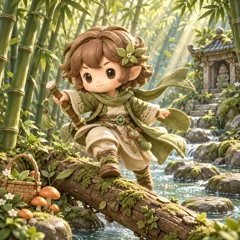
#> input picture games/picture-realm/art/03-thumb.webp, 240 x 240 px
$ python clean_ui_alpha.py ../../picture-realm/art/03-thumb.webp
#> lines starting #> are read from the running program, lines starting #| are printed output that depends on the picture; after the words box and inside, x2 and y2 are one past the last pixel; in counts of white or black regions, pixels touching at a corner belong together
from collections import deque
from pathlib import Path
import sys

import numpy as np
from PIL import Image


for raw in sys.argv[1:]:
    path = Path(raw)
    arr = np.asarray(Image.open(path).convert("RGBA")).copy()
    rgb = arr[:, :, :3].astype(np.int16)
    hi, lo = rgb.max(2), rgb.min(2)
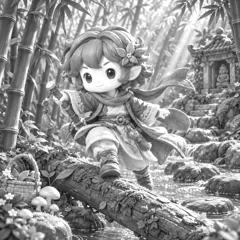
#> hi: shape (240, 240) int16; min 14, max 255, mean 145.2
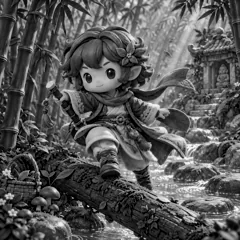
#> lo: shape (240, 240) int16; min 0, max 255, mean 86.8
    candidate = (hi >= 230) & ((hi - lo) <= 10)
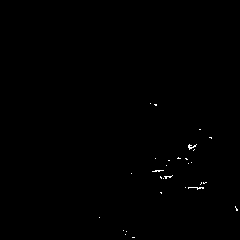
#> candidate: shape (240, 240) bool; 0.24% white in thin lines or dots, all inside (x1, y1, x2, y2) = (99, 103, 238, 238)
    h, w = candidate.shape
#> h = 240; w = 240
    outside = np.zeros((h, w), dtype=bool)
    q = deque()
    for y, x in [(0, x) for x in range(w)] + [(h - 1, x) for x in range(w)] + [(y, 0) for y in range(h)] + [(y, w - 1) for y in range(h)]:
        if candidate[y, x] and not outside[y, x]:
            outside[y, x] = True
            q.append((y, x))
#> outside: shape (240, 240) bool; every value is 0
    while q:
        y, x = q.popleft()
        for ny, nx in ((y-1,x),(y+1,x),(y,x-1),(y,x+1)):
            if 0 <= ny < h and 0 <= nx < w and candidate[ny, nx] and not outside[ny, nx]:
                outside[ny, nx] = True
                q.append((ny, nx))
#> this loop made 0 passes
    arr[outside, 3] = 0
    ys, xs = np.where(arr[:, :, 3] > 8)
    if not len(xs):
        raise RuntimeError(f"No foreground: {path}")
    pad = 14
    box = (max(0, xs.min()-pad), max(0, ys.min()-pad), min(w, xs.max()+pad+1), min(h, ys.max()+pad+1))
#> box = (0, 0, 240, 240)
    Image.fromarray(arr, "RGBA").crop(box).save(path, optimize=True)

$ run again, on games/picture-realm/art/10-thumb.webp
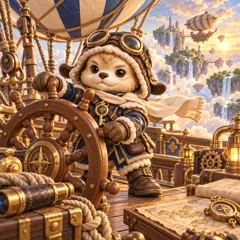
#> input picture games/picture-realm/art/10-thumb.webp, 240 x 240 px
#> `hi, lo = rgb.max(2), rgb.min(2)`:
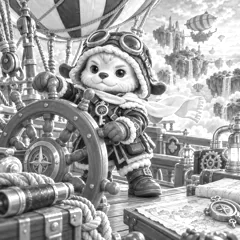
#> hi: shape (240, 240) int16; min 4, max 255, mean 162
#> `hi, lo = rgb.max(2), rgb.min(2)`:
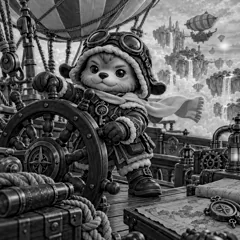
#> lo: shape (240, 240) int16; min 0, max 247, mean 88.9
#> candidate: shape (240, 240) bool; 0.06% white in thin lines or dots, all inside (x1, y1, x2, y2) = (57, 40, 233, 107)
#> box = (0, 0, 240, 240)

$ run again, on games/picture-realm/art/30.webp
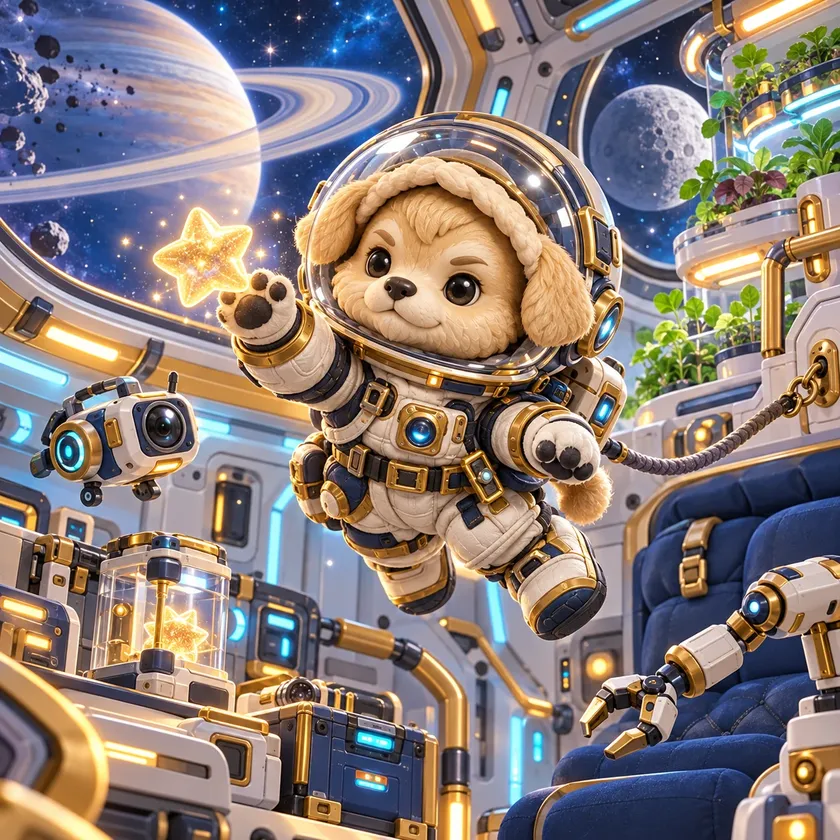
#> input picture games/picture-realm/art/30.webp, 840 x 840 px, shrunk from 1254 x 1254 before the run
#> `candidate = (hi >= 230) & ((hi - lo) <= 10)`:
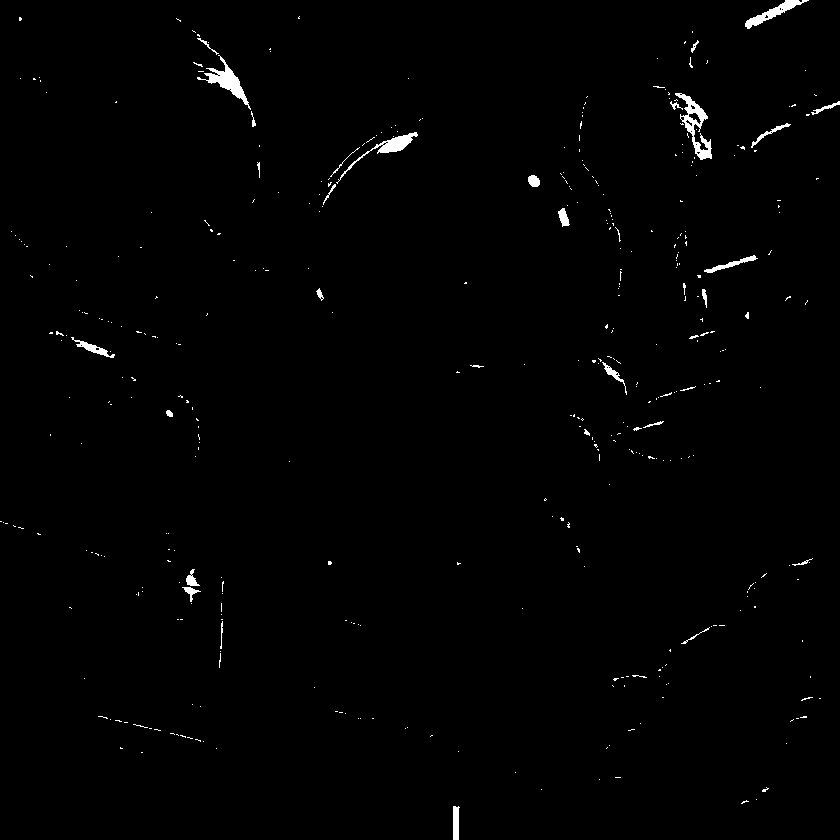
#> candidate: shape (840, 840) bool; 0.85% white; 413 white regions (378 under 20 px), largest, box (x1, y1, x2, y2) and area: (675, 93, 712, 160) 771, (197, 55, 251, 110) 687, (336, 132, 418, 184) 527
#> the loop `while q:` made 788 passes
#> (y, x) on passes 1 to 3: (0, 785), (0, 786), (0, 787)
#> `arr[outside, 3] = 0`:
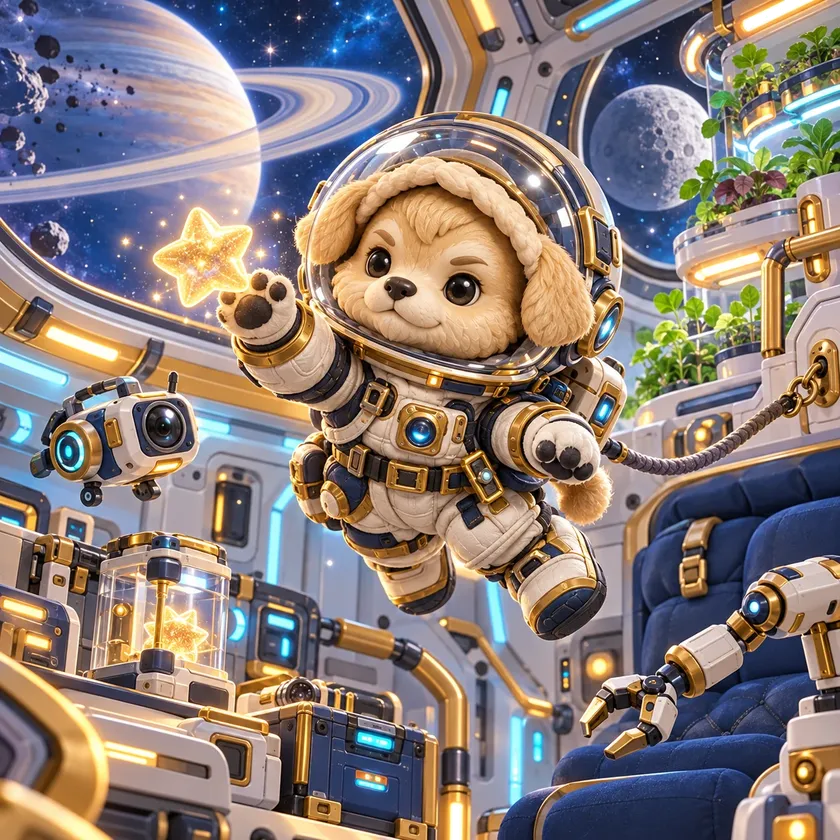
#> arr: shape (840, 840, 4); mean R, G, B, A 137.5, 125, 120.3, 254.7; transparent parts drawn white
#> box = (0, 0, 840, 840)
